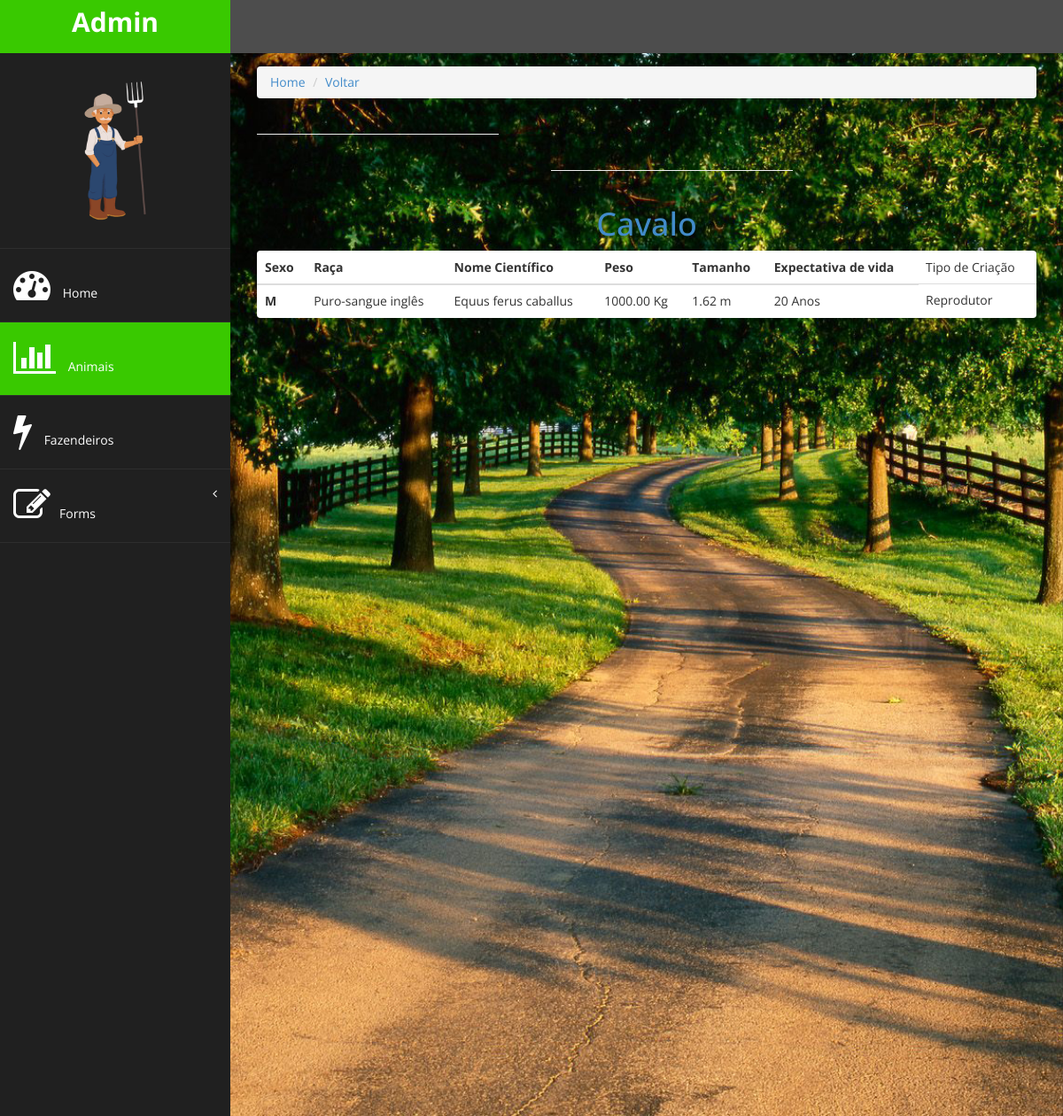
The page /gestao/animais/1/ on the database its author committed.
### gestao/models.py (models this page shows)
class Animal(models.Model):
      nome = models.CharField(max_length=20)
      sexo = models.CharField(max_length=1, choices=[('M','Macho'),('F','Fêmea')])
      raca = models.CharField(max_length=20, verbose_name='Raça')
      cientifico = models.CharField(max_length=20, verbose_name='Nome Científico')
      peso = models.DecimalField(max_digits=6, decimal_places=2)
      tamanho = models.DecimalField(max_digits=5,decimal_places=2)
      expectativa = models.IntegerField(verbose_name='Expectativa de Vida')
      tipo_criacao = models.CharField(max_length=10, choices=[('Abate','Abate'),('Reprodutor','Reprodutor')])

### gestao/views.py (the view)
# urls.py: path('animais/<int:animal_id>/', views.animal_show),
def animal_show(request, animal_id):
      animal = Animal.objects.get(id=animal_id)
      return render(request, 'animal/show.html', {'animal':animal})

### gestao/templates/animal/show.html
{% extends 'base.html' %}
{% block active-animais %}
active-menu
{% endblock %}
{% block conteudo %}
<div class="row">
      <div class="col-md-12">
            <ol class="breadcrumb">
                  <li><a href="/gestao/">Home</a></li>
                  <li><a href="/gestao/animais">Voltar</a></li>
            </ol>
      </div>
</div>
<div class="row">
      <div class="col-md-4">
            <hr class="featurette-divider">
      </div>
      <div class="col-md-4 espacamento-linha">
            <hr class="featurette-divider">
      </div>
</div>
<div class="row">
      <div class="col-md-12">
            <h1 id="nome-animal"><a target="_blank" href="https://www.google.com/search?ei=DAFEXKayDcLZ5OUP-72D0AE&q={{animal.nome}}+{{animal.raca}}">{{animal.nome}}</a></h1>
            <table class="table panel">
                  <thead>
                        <tr>
                              <th>Sexo</th>
                              <th>Raça</th>
                              <th>Nome Científico</th>
                              <th>Peso</th>
                              <th>Tamanho</th>
                              <th>Expectativa de vida</th>
                              <td>Tipo de Criação</td>
                        </tr>
                  </thead>
                  <tbody>
                        <tr>
                              <th>{{animal.sexo}}</th>
                              <td>{{animal.raca}}</td>
                              <td>{{animal.cientifico}}</td>
                              <td>{{animal.peso}} Kg</td>
                              <td>{{animal.tamanho}} m</td>
                              <td>{{animal.expectativa}} Anos</td>
                              <td>{{animal.tipo_criacao}}</td>
                        </tr>
                  </tbody>
            </table>
      </div>
</div>
{% endblock %}

### gestao/static/assets/css/custom.css (style rules this page uses)
body { font-family: 'Open Sans', sans-serif; }

### gestao/static/assets/css/style.css (style rules this page uses)
#nome-animal { text-align: center; }
#nome-animal a { color: #428bca; text-decoration: none; }
.espacamento-linha { margin-left: 332px; }

### rows shown on the page
Animal: nome "Cavalo", sexo "M", raca "Puro-sangue inglês", cientifico "Equus ferus caballus", peso "1000.00", tamanho "1.62", expectativa "20", tipo_criacao "Reprodutor"
